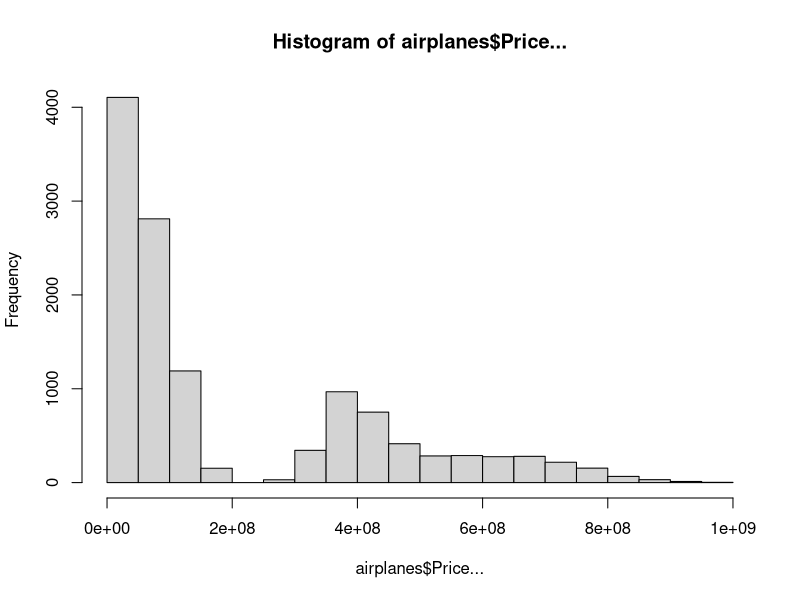
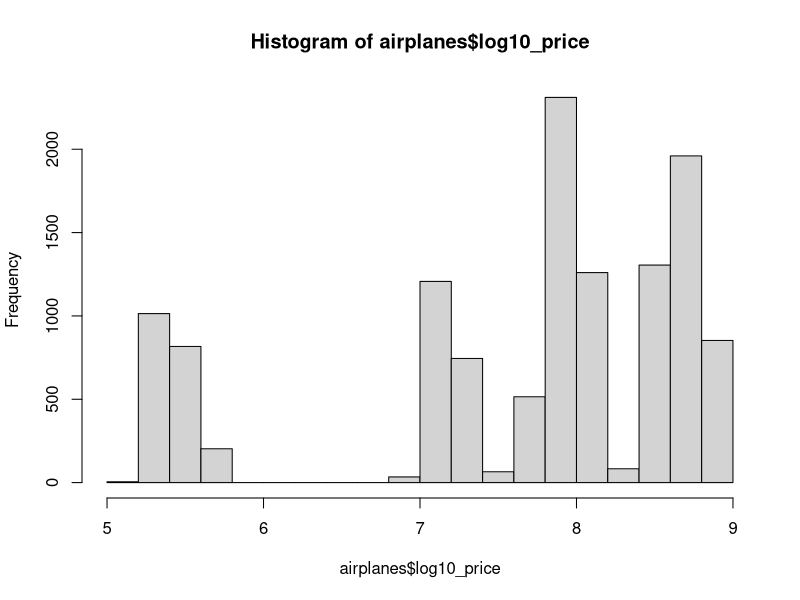
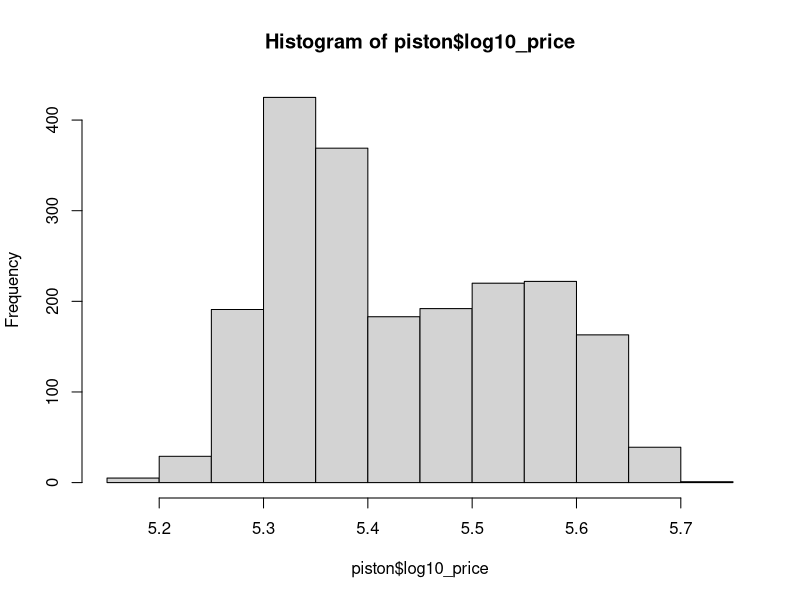
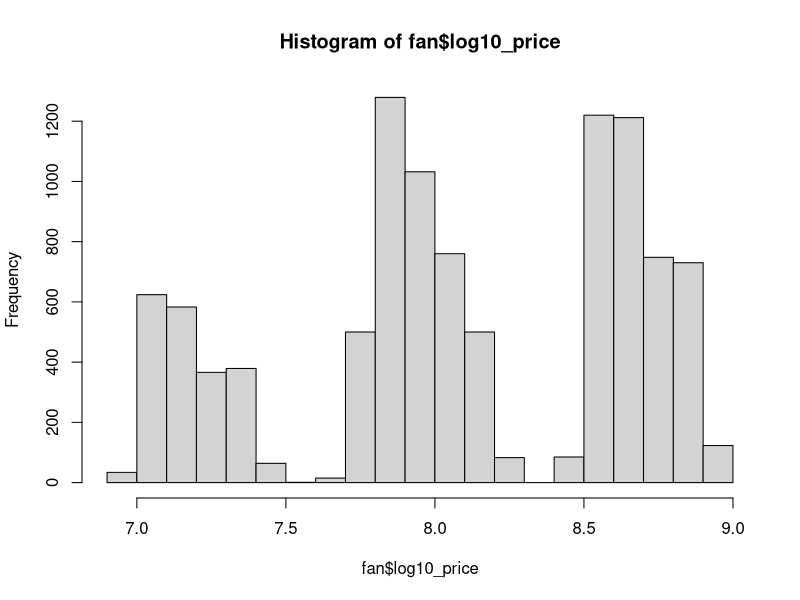
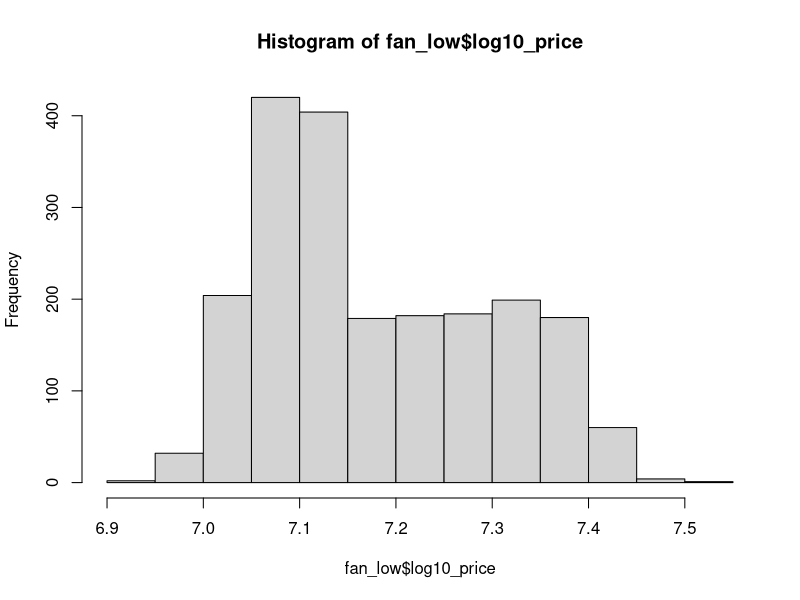
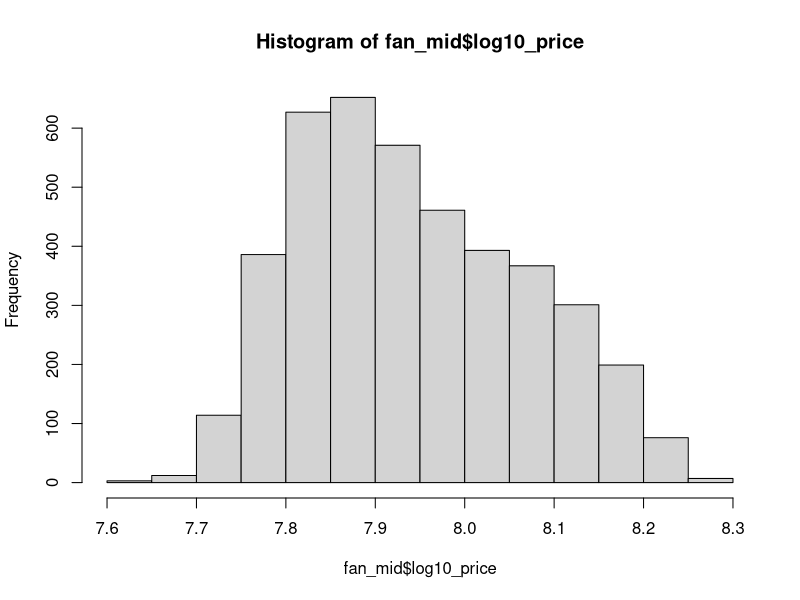
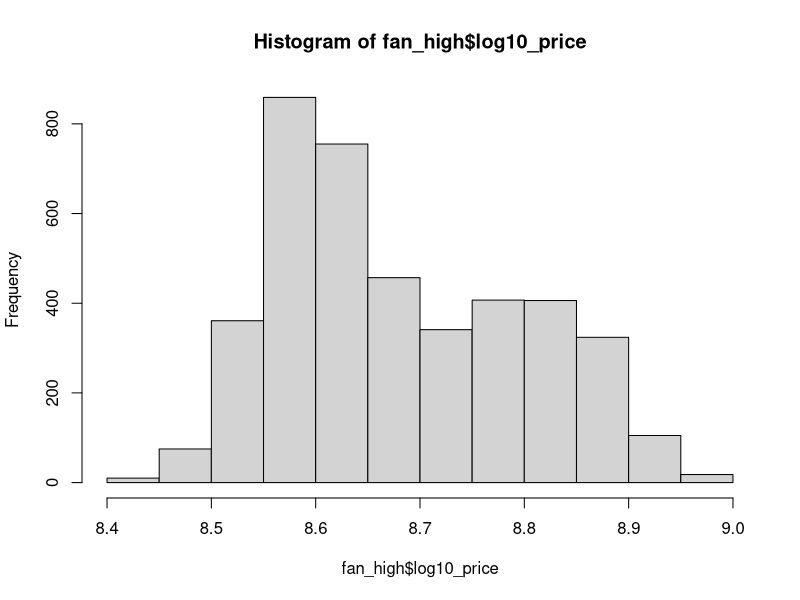
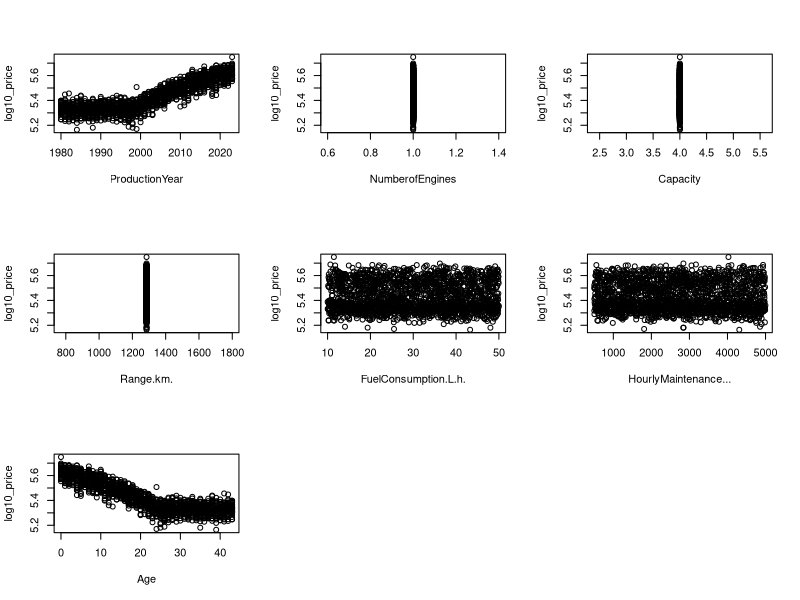

Here is the R script that generated these plots, in order:
##########################################
#A
##########################################
airplanes<-read.csv2("airplane_price_dataset.csv",sep=",")
library(dplyr)
airplanes <- airplanes %>%
  mutate(
    Capacity = as.numeric(Capacity),
    Range.km. = as.numeric(Range.km.),
    FuelConsumption.L.h. = as.numeric(FuelConsumption.L.h.),
    HourlyMaintenance... = as.numeric(HourlyMaintenance...),
    NumberofEngines = as.numeric(NumberofEngines),
    ProductionYear = as.numeric(ProductionYear),
    Age = as.numeric(Age),
    Price... = as.numeric(Price...),
  )


#Plot the price distribution
hist(airplanes$Price...)
#The data is skewd, we will try to fix it with a transformation

#Transform with logarithm
airplanes$log10_price <- log10(airplanes$Price +1)

#Price becomes normal data, but is segmented
hist(airplanes$log10_price)
fan <- airplanes[airplanes$EngineType == "Turbofan", ]
piston <-  airplanes[airplanes$EngineType == "Piston", ]

#Data is normal
hist(piston$log10_price)


#Data still segmented
hist(fan$log10_price)

#Finally got rid of segmentation
fan_low <- fan[fan$Model == "Bombardier CRJ200", ]
fan_mid <- fan[fan$Model %in% c("Airbus A320", "Boeing 737"), ]
fan_high <- fan[fan$Model %in% c("Airbus A350","Boeing 777")  ,]
hist(fan_low$log10_price)
hist(fan_mid$log10_price)
hist(fan_high$log10_price)


# Create simple linear regression for each numerical variable
indep_vars <- c("ProductionYear", "NumberofEngines", "Capacity", "Range.km.", "FuelConsumption.L.h.", "HourlyMaintenance...", "Age")
models <- list()
for(var in indep_vars) {
  formula <- as.formula(paste("log10_price ~ ", var))
  models[[var]] <- formula
}


#The only good ones are production year and age
op<-par(mfrow=c(3,3))
plot(models[["ProductionYear"]],data = piston)
plot(models[["NumberofEngines"]],data = piston)
plot(models[["Capacity"]],data = piston)
plot(models[["Range.km."]],data = piston)
plot(models[["FuelConsumption.L.h."]],data = piston)
plot(models[["HourlyMaintenance..."]],data = piston)
plot(models[["Age"]],data = piston)
par(op)


#Same graphics for each data set, seems quite similar for every variable
plot(models[["ProductionYear"]],data = fan_low)
plot(models[["Age"]],data = fan_low)

plot(models[["ProductionYear"]],data = fan_mid)
plot(models[["Age"]],data = fan_mid)

plot(models[["ProductionYear"]],data = fan_high)
plot(models[["Age"]],data = fan_high)


#Both have the same correlation, either of them can be chosen
cor.test(piston$log10_price,piston$ProductionYear)
cor.test(piston$log10_price,piston$Age)

cor.test(fan_low$log10_price,fan_low$ProductionYear)
cor.test(fan_low$log10_price,fan_low$Age)

cor.test(fan_mid$log10_price,fan_mid$ProductionYear)
cor.test(fan_mid$log10_price,fan_mid$Age)

cor.test(fan_high$log10_price,fan_high$ProductionYear)
cor.test(fan_high$log10_price,fan_high$Age)

#We choose age, and as it is parabolic we try to increase R2 with the exponential
models[["Age2"]] <-log10_price ~ (Age+I(Age^2) )
piston_1<-lm(models[["Age"]],data = piston)
piston_2<-lm(models[["Age2"]],data = piston)
summary(piston_1)
summary(piston_2)

fan_low_1<-lm(models[["Age"]],data = fan_low)
fan_low_2<-lm(models[["Age2"]],data = fan_low)
summary(fan_low_1)
summary(fan_low_2)

fan_mid_1<-lm(models[["Age"]],data = fan_mid)
fan_mid_2<-lm(models[["Age2"]],data = fan_mid)
summary(fan_mid_1)
summary(fan_mid_2)

fan_high_1<-lm(models[["Age"]],data = fan_high)
fan_high_2<-lm(models[["Age2"]],data = fan_high)
summary(fan_high_1)
summary(fan_high_2)


##########################################
#B)
##########################################
# Create our multivariable model with production year and age
multivar_model <- lm(log10_price ~( ProductionYear+I(ProductionYear^2)) + (Age+I(Age^2)), data = piston)
summary(multivar_model)
summary(piston_2)

###1. Normality###
#Shapiro Wilks Test
shapiro.test(residuals(multivar_model))
shapiro.test(residuals(piston_2))
# Using Histogram
hist(residuals(multivar_model))
hist(residuals(piston_2))
### 2. Homogenity of Variance ###
# Residual Analysis #
plot(residuals(multivar_model))
plot(residuals(piston_2))
##Breusch Pagan Test
library(lmtest)
bptest(multivar_model)
bptest(piston_2)
### 3. The independence of errors ### 
dwtest(multivar_model, alternative = "two.sided")
#NaNs appear, but we can already see that they are the same
dwtest(piston_2, alternative = "two.sided")

#After all the tests we see that they have exacly the same resutls because age and production year are the same, one just has negative slope and the other positive
#So the multivariable model is the same as the single one


##########################################
#C) 
##########################################

#Create new column for the distinction of model
fan_high$Category <- ifelse(grepl("Airbus", fan_high$Model), "Airbus",
                            ifelse(grepl("Boeing", fan_high$Model), "Boeing", "Other"))

# Convert it to a factor
fan_high$Category <- factor(fan_high$Category)

#New model is created
models[["Age2_Category"]] <-log10_price ~ (Age+I(Age^2) +Category )
factor_fan_high_reg <- lm(models[["Age2_Category"]], data = fan_high)

#Comparing it to the one without the category
fan_high_reg <- lm(models[["Age2"]] , data = fan_high)
summary(factor_fan_high_reg) 
summary(fan_high_reg)


###Normality
#Shapiro Wilks Test
shapiro.test(residuals(factor_fan_high_reg))
shapiro.test(residuals(fan_high_reg))
###Homogenity of Variance
#Breusch Pagan Test
library(lmtest)
bptest(factor_fan_high_reg)
bptest(fan_high_reg)
###The independence of errors
dwtest(factor_fan_high_reg, alternative = "two.sided")
dwtest(fan_high_reg, alternative = "two.sided")
#The factor has better results


#The same with the other dataset
fan_mid$Category <- ifelse(grepl("Airbus", fan_mid$Model), "Airbus",
                            ifelse(grepl("Boeing", fan_mid$Model), "Boeing", "Other"))
fan_mid$Category <- factor(fan_mid$Category)


factor_fan_mid_reg <- lm(models[["Age2_Category"]], data = fan_mid)
fan_mid_reg <- lm(models[["Age2"]], data = fan_mid)

summary(factor_fan_mid_reg) #Better
summary(fan_mid_reg)

###Normality
#Shapiro Wilks Test
shapiro.test(residuals(factor_fan_mid_reg))
shapiro.test(residuals(fan_mid_reg))
###Homogenity of Variance
#Breusch Pagan Test
library(lmtest)
bptest(factor_fan_mid_reg)
bptest(fan_mid_reg)
###The independence of errors
dwtest(factor_fan_mid_reg, alternative = "two.sided")
dwtest(fan_mid_reg, alternative = "two.sided")
#The factor has better results

##########################################
#D)
##########################################
#Piston
n <- nrow(piston)
train.sample1 <- sample(1:n, round(0.67*n))
train.set1 <- piston[train.sample1, ] 
test.set1 <- piston[-train.sample1, ] 
train.model1 <- lm(models[["Age2"]] , data = train.set1)
yhat<-predict(train.model1, test.set1, interval="prediction")
y<-test.set1$log10_price
error<-cbind(yhat[,1,drop=FALSE],y,(y-yhat[,1])^2)
sqr_err<-error[,3]
mse<-mean(sqr_err)

### Root Mean Square Error ###
RMSE1<-sqrt(mse/(nrow(test.set1)))
RMSE1
RMSE_train1<- sqrt(mean((train.model1$residuals)^2)/nrow(train.set1))
RMSE_train1


#Low tier
n <- nrow(fan_low)
train.sample1 <- sample(1:n, round(0.67*n))
train.set1 <- fan_low[train.sample1, ] 
test.set1 <- fan_low[-train.sample1, ] 
train.model1 <- lm(models[["Age2"]] , data = train.set1)
yhat<-predict(train.model1, test.set1, interval="prediction")
y<-test.set1$log10_price
error<-cbind(yhat[,1,drop=FALSE],y,(y-yhat[,1])^2)
sqr_err<-error[,3]
mse<-mean(sqr_err)

### Root Mean Square Error ###
RMSE1<-sqrt(mse/(nrow(test.set1)))
RMSE1
RMSE_train1<- sqrt(mean((train.model1$residuals)^2)/nrow(train.set1))
RMSE_train1



#Mid tier
n <- nrow(fan_mid)
train.sample1 <- sample(1:n, round(0.67*n))
train.set1 <- fan_mid[train.sample1, ] 
test.set1 <- fan_mid[-train.sample1, ] 
train.model1 <- lm(models[["Age2_Category"]] , data = train.set1)
yhat<-predict(train.model1, test.set1, interval="prediction")
y<-test.set1$log10_price
error<-cbind(yhat[,1,drop=FALSE],y,(y-yhat[,1])^2)
sqr_err<-error[,3]
mse<-mean(sqr_err)

### Root Mean Square Error ###
RMSE1<-sqrt(mse/(nrow(test.set1)))
RMSE1
RMSE_train1<- sqrt(mean((train.model1$residuals)^2)/nrow(train.set1))
RMSE_train1


#High tier
n <- nrow(fan_high)
train.sample1 <- sample(1:n, round(0.67*n))
train.set1 <- fan_high[train.sample1, ] 
test.set1 <- fan_high[-train.sample1, ] 
train.model1 <- lm(models[["Age2_Category"]] , data = train.set1)
yhat<-predict(train.model1, test.set1, interval="prediction")
y<-test.set1$log10_price
error<-cbind(yhat[,1,drop=FALSE],y,(y-yhat[,1])^2)
sqr_err<-error[,3]
mse<-mean(sqr_err)

### Root Mean Square Error ###
RMSE1<-sqrt(mse/(nrow(test.set1)))
RMSE1
RMSE_train1<- sqrt(mean((train.model1$residuals)^2)/nrow(train.set1))
RMSE_train1


